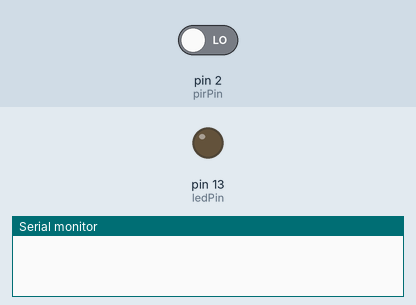
A sketch run on a simulated Arduino Uno, built with avr-gcc and run on an emulated ATmega328P. On the bench: output pins drawn as LEDs (lit = HIGH), the last lines printed to the serial monitor. The inputs (shaded band) are chosen by the test bench; at power-on: pin 2 (pirPin) LOW.

Above: at 1.2 s.
1.3 s: pin 2 (pirPin) driven HIGH
At 2.4 s:
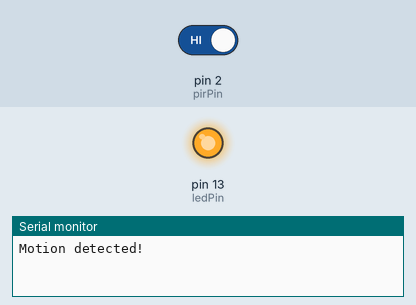
2.8 s: pin 2 (pirPin) driven LOW
At 3.5 s:
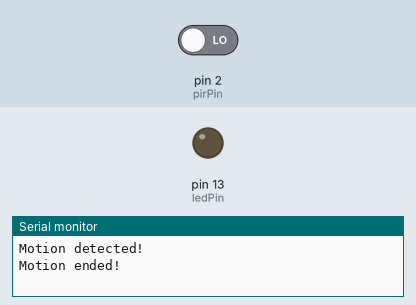
Timing chart, 0 to 5.8 s (numbered marks = the images above; inputs shaded):
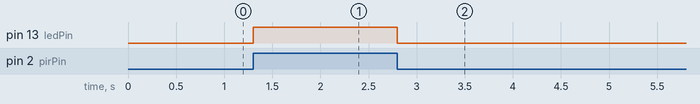

Measured:
- after the input at 1.3 s, pin 13 (ledPin): LOW → HIGH at once
- after the input at 2.8 s, pin 13 (ledPin): HIGH → LOW at once

The sketch:

motion_sensor.ino
```cpp
const int pirPin = 2;
const int ledPin = 13;


int pirState = LOW;
int val = 0;

void setup() {
  pinMode(pirPin, INPUT);
  pinMode(ledPin, OUTPUT);


  Serial.begin(9600);
}

void loop() {

  val = digitalRead(pirPin);

  if (val == HIGH) {

    digitalWrite(ledPin, HIGH);


    if (pirState == LOW) {
      Serial.println("Motion detected!");
      pirState = HIGH;
    }
  } else {
    // Turn off the LED (optional)
    digitalWrite(ledPin, LOW);


    if (pirState == HIGH) {
      Serial.println("Motion ended!");
      pirState = LOW;
    }
  }
}
```
